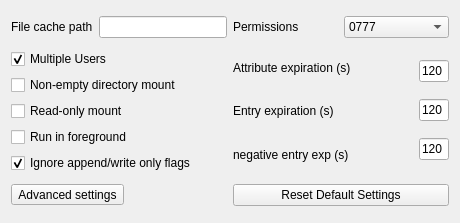
<?xml version="1.0" encoding="UTF-8"?>
<ui version="4.0">
 <class>FCL_simpleSettings</class>
 <widget class="QWidget" name="FCL_simpleSettings">
  <property name="geometry">
   <rect>
    <x>0</x>
    <y>0</y>
    <width>460</width>
    <height>223</height>
   </rect>
  </property>
  <property name="windowTitle">
   <string>Form</string>
  </property>
  <layout class="QGridLayout" name="gridLayout">
   <item row="3" column="2">
    <widget class="QPushButton" name="resetDefautSettings">
     <property name="text">
      <string>Reset Default Settings</string>
     </property>
    </widget>
   </item>
   <item row="0" column="2">
    <layout class="QHBoxLayout" name="horizontalLayout_2">
     <item>
      <widget class="QLabel" name="label_3">
       <property name="text">
        <string>Permissions</string>
       </property>
      </widget>
     </item>
     <item>
      <widget class="QComboBox" name="libfuse_permissions_select">
       <property name="toolTip">
        <string>&lt;html&gt;&lt;head/&gt;&lt;body&gt;&lt;p&gt;Default permissions to be presented for block blobs&lt;/p&gt;&lt;/body&gt;&lt;/html&gt;</string>
       </property>
       <item>
        <property name="text">
         <string>0777</string>
        </property>
       </item>
       <item>
        <property name="text">
         <string>0666</string>
        </property>
       </item>
       <item>
        <property name="text">
         <string>0644</string>
        </property>
       </item>
       <item>
        <property name="text">
         <string>0444</string>
        </property>
       </item>
      </widget>
     </item>
    </layout>
   </item>
   <item row="0" column="0">
    <layout class="QHBoxLayout" name="horizontalLayout_6">
     <item>
      <widget class="QLabel" name="label_13">
       <property name="text">
        <string>File cache path</string>
       </property>
      </widget>
     </item>
     <item>
      <widget class="QLineEdit" name="fileCache_path_input"/>
     </item>
    </layout>
   </item>
   <item row="2" column="0">
    <layout class="QVBoxLayout" name="verticalLayout_10" stretch="0,0,0,0,0">
     <property name="spacing">
      <number>6</number>
     </property>
     <property name="sizeConstraint">
      <enum>QLayout::SetMinimumSize</enum>
     </property>
     <item>
      <widget class="QCheckBox" name="commonConfig_multiuser_checkbox">
       <property name="toolTip">
        <string>&lt;html&gt;&lt;head/&gt;&lt;body&gt;&lt;p&gt;Select to allow multiple users to access the container&lt;/p&gt;&lt;/body&gt;&lt;/html&gt;</string>
       </property>
       <property name="text">
        <string>Multiple Users</string>
       </property>
       <property name="checked">
        <bool>true</bool>
       </property>
      </widget>
     </item>
     <item>
      <widget class="QCheckBox" name="commonConfig_nonEmptyDir_checkbox">
       <property name="text">
        <string>Non-empty directory mount</string>
       </property>
      </widget>
     </item>
     <item>
      <widget class="QCheckBox" name="commonConfig_readOnly_checkbox">
       <property name="text">
        <string>Read-only mount</string>
       </property>
      </widget>
     </item>
     <item>
      <widget class="QCheckBox" name="daemonForeground_checkbox">
       <property name="text">
        <string>Run in foreground</string>
       </property>
      </widget>
     </item>
     <item>
      <widget class="QCheckBox" name="libfuse_ignoreAppend_checkbox">
       <property name="text">
        <string>Ignore append/write only flags</string>
       </property>
       <property name="checked">
        <bool>true</bool>
       </property>
      </widget>
     </item>
    </layout>
   </item>
   <item row="3" column="0">
    <widget class="QToolButton" name="advanced_settings">
     <property name="text">
      <string>Advanced settings</string>
     </property>
    </widget>
   </item>
   <item row="2" column="2">
    <layout class="QHBoxLayout" name="horizontalLayout_4">
     <item>
      <layout class="QVBoxLayout" name="verticalLayout">
       <item>
        <widget class="QLabel" name="label_4">
         <property name="text">
          <string>Attribute expiration (s)</string>
         </property>
        </widget>
       </item>
       <item>
        <widget class="QLabel" name="label_5">
         <property name="text">
          <string>Entry expiration (s)</string>
         </property>
        </widget>
       </item>
       <item>
        <widget class="QLabel" name="label_6">
         <property name="text">
          <string>negative entry exp (s)</string>
         </property>
        </widget>
       </item>
      </layout>
     </item>
     <item>
      <layout class="QVBoxLayout" name="verticalLayout_2">
       <item>
        <widget class="QLineEdit" name="libfuse_attExp_input">
         <property name="maximumSize">
          <size>
           <width>30</width>
           <height>16777215</height>
          </size>
         </property>
         <property name="text">
          <string>120</string>
         </property>
        </widget>
       </item>
       <item>
        <widget class="QLineEdit" name="libfuse_entExp_input">
         <property name="maximumSize">
          <size>
           <width>30</width>
           <height>16777215</height>
          </size>
         </property>
         <property name="text">
          <string>120</string>
         </property>
        </widget>
       </item>
       <item>
        <widget class="QLineEdit" name="libfuse_negEntryExp_input">
         <property name="maximumSize">
          <size>
           <width>30</width>
           <height>16777215</height>
          </size>
         </property>
         <property name="text">
          <string>120</string>
         </property>
        </widget>
       </item>
      </layout>
     </item>
    </layout>
   </item>
  </layout>
 </widget>
 <resources/>
 <connections/>
</ui>
